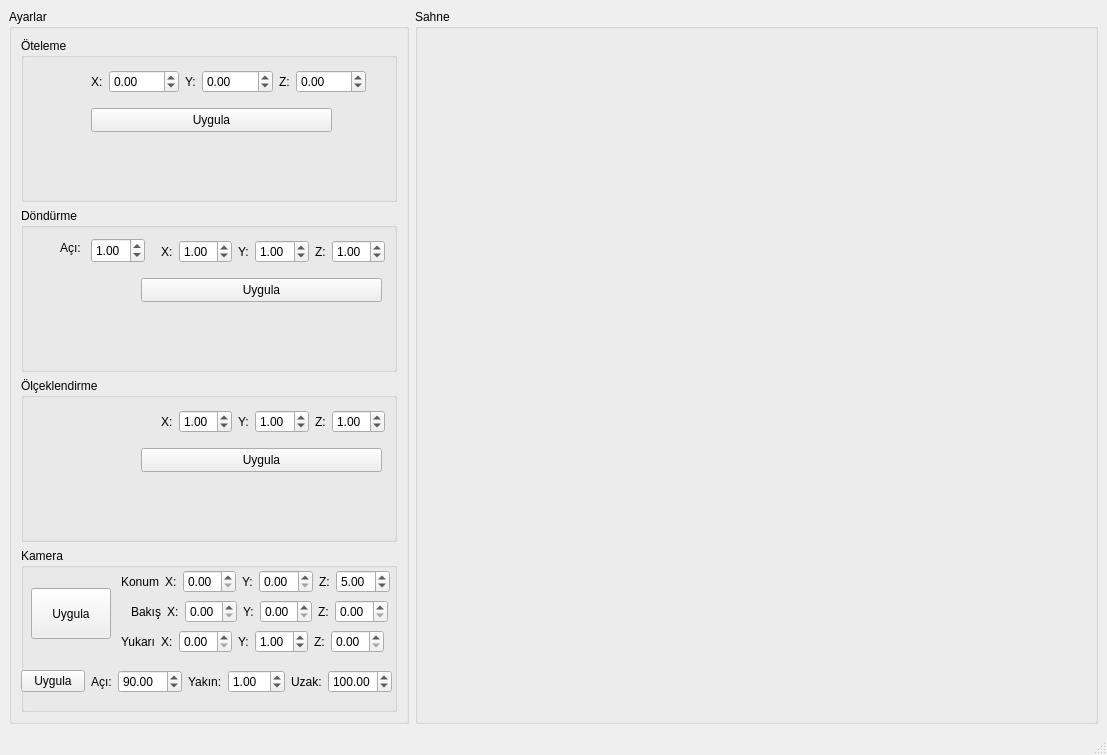
<?xml version="1.0" encoding="UTF-8"?>
<ui version="4.0">
 <class>MainWindow</class>
 <widget class="QMainWindow" name="MainWindow">
  <property name="geometry">
   <rect>
    <x>0</x>
    <y>0</y>
    <width>1107</width>
    <height>755</height>
   </rect>
  </property>
  <property name="windowTitle">
   <string>MainWindow</string>
  </property>
  <widget class="QWidget" name="centralwidget">
   <layout class="QHBoxLayout" name="horizontalLayout_2">
    <item>
     <layout class="QHBoxLayout" name="horizontal">
      <item>
       <widget class="QGroupBox" name="ayarlar">
        <property name="minimumSize">
         <size>
          <width>300</width>
          <height>300</height>
         </size>
        </property>
        <property name="maximumSize">
         <size>
          <width>400</width>
          <height>1000</height>
         </size>
        </property>
        <property name="title">
         <string>Ayarlar</string>
        </property>
        <layout class="QVBoxLayout" name="verticalLayout">
         <item>
          <layout class="QVBoxLayout" name="ayarlar_layout">
           <item>
            <widget class="QGroupBox" name="oteleme">
             <property name="title">
              <string>Öteleme</string>
             </property>
             <widget class="QPushButton" name="pushButton">
              <property name="geometry">
               <rect>
                <x>70</x>
                <y>70</y>
                <width>241</width>
                <height>24</height>
               </rect>
              </property>
              <property name="text">
               <string>Uygula</string>
              </property>
             </widget>
             <widget class="QWidget" name="">
              <property name="geometry">
               <rect>
                <x>70</x>
                <y>30</y>
                <width>275</width>
                <height>27</height>
               </rect>
              </property>
              <layout class="QHBoxLayout" name="horizontalLayout">
               <item>
                <widget class="QLabel" name="x">
                 <property name="text">
                  <string>X:</string>
                 </property>
                </widget>
               </item>
               <item>
                <widget class="QDoubleSpinBox" name="tx">
                 <property name="minimum">
                  <double>-1000.000000000000000</double>
                 </property>
                 <property name="maximum">
                  <double>999.990000000000009</double>
                 </property>
                </widget>
               </item>
               <item>
                <widget class="QLabel" name="y">
                 <property name="text">
                  <string>Y:</string>
                 </property>
                </widget>
               </item>
               <item>
                <widget class="QDoubleSpinBox" name="ty">
                 <property name="minimum">
                  <double>-1000.000000000000000</double>
                 </property>
                 <property name="maximum">
                  <double>999.990000000000009</double>
                 </property>
                </widget>
               </item>
               <item>
                <widget class="QLabel" name="z">
                 <property name="text">
                  <string>Z:</string>
                 </property>
                </widget>
               </item>
               <item>
                <widget class="QDoubleSpinBox" name="tz">
                 <property name="minimum">
                  <double>-1000.000000000000000</double>
                 </property>
                 <property name="maximum">
                  <double>999.990000000000009</double>
                 </property>
                </widget>
               </item>
              </layout>
             </widget>
            </widget>
           </item>
           <item>
            <widget class="QGroupBox" name="dondurme">
             <property name="title">
              <string>Döndürme</string>
             </property>
             <widget class="QWidget" name="layoutWidget">
              <property name="geometry">
               <rect>
                <x>140</x>
                <y>30</y>
                <width>224</width>
                <height>27</height>
               </rect>
              </property>
              <layout class="QHBoxLayout" name="horizontalLayout_3">
               <item>
                <widget class="QLabel" name="x_2">
                 <property name="text">
                  <string>X:</string>
                 </property>
                </widget>
               </item>
               <item>
                <widget class="QDoubleSpinBox" name="rx">
                 <property name="value">
                  <double>1.000000000000000</double>
                 </property>
                </widget>
               </item>
               <item>
                <widget class="QLabel" name="y_2">
                 <property name="text">
                  <string>Y:</string>
                 </property>
                </widget>
               </item>
               <item>
                <widget class="QDoubleSpinBox" name="ry">
                 <property name="value">
                  <double>1.000000000000000</double>
                 </property>
                </widget>
               </item>
               <item>
                <widget class="QLabel" name="z_2">
                 <property name="text">
                  <string>Z:</string>
                 </property>
                </widget>
               </item>
               <item>
                <widget class="QDoubleSpinBox" name="rz">
                 <property name="value">
                  <double>1.000000000000000</double>
                 </property>
                </widget>
               </item>
              </layout>
             </widget>
             <widget class="QPushButton" name="pushButton_2">
              <property name="geometry">
               <rect>
                <x>120</x>
                <y>70</y>
                <width>241</width>
                <height>24</height>
               </rect>
              </property>
              <property name="text">
               <string>Uygula</string>
              </property>
             </widget>
             <widget class="QDoubleSpinBox" name="rdegree">
              <property name="geometry">
               <rect>
                <x>70</x>
                <y>30</y>
                <width>54</width>
                <height>25</height>
               </rect>
              </property>
              <property name="maximum">
               <double>360.000000000000000</double>
              </property>
              <property name="value">
               <double>1.000000000000000</double>
              </property>
             </widget>
             <widget class="QLabel" name="x_8">
              <property name="geometry">
               <rect>
                <x>39</x>
                <y>30</y>
                <width>31</width>
                <height>20</height>
               </rect>
              </property>
              <property name="text">
               <string>Açı:</string>
              </property>
             </widget>
            </widget>
           </item>
           <item>
            <widget class="QGroupBox" name="olceklendirme">
             <property name="title">
              <string>Ölçeklendirme</string>
             </property>
             <widget class="QWidget" name="layoutWidget_2">
              <property name="geometry">
               <rect>
                <x>140</x>
                <y>30</y>
                <width>224</width>
                <height>27</height>
               </rect>
              </property>
              <layout class="QHBoxLayout" name="horizontalLayout_4">
               <item>
                <widget class="QLabel" name="x_3">
                 <property name="text">
                  <string>X:</string>
                 </property>
                </widget>
               </item>
               <item>
                <widget class="QDoubleSpinBox" name="sx">
                 <property name="singleStep">
                  <double>0.010000000000000</double>
                 </property>
                 <property name="value">
                  <double>1.000000000000000</double>
                 </property>
                </widget>
               </item>
               <item>
                <widget class="QLabel" name="y_3">
                 <property name="text">
                  <string>Y:</string>
                 </property>
                </widget>
               </item>
               <item>
                <widget class="QDoubleSpinBox" name="sy">
                 <property name="singleStep">
                  <double>0.010000000000000</double>
                 </property>
                 <property name="value">
                  <double>1.000000000000000</double>
                 </property>
                </widget>
               </item>
               <item>
                <widget class="QLabel" name="z_3">
                 <property name="text">
                  <string>Z:</string>
                 </property>
                </widget>
               </item>
               <item>
                <widget class="QDoubleSpinBox" name="sz">
                 <property name="singleStep">
                  <double>0.010000000000000</double>
                 </property>
                 <property name="value">
                  <double>1.000000000000000</double>
                 </property>
                </widget>
               </item>
              </layout>
             </widget>
             <widget class="QPushButton" name="pushButton_3">
              <property name="geometry">
               <rect>
                <x>120</x>
                <y>70</y>
                <width>241</width>
                <height>24</height>
               </rect>
              </property>
              <property name="text">
               <string>Uygula</string>
              </property>
             </widget>
            </widget>
           </item>
           <item>
            <widget class="QGroupBox" name="kamera">
             <property name="title">
              <string>Kamera</string>
             </property>
             <widget class="QPushButton" name="pushButton_4">
              <property name="geometry">
               <rect>
                <x>10</x>
                <y>40</y>
                <width>80</width>
                <height>51</height>
               </rect>
              </property>
              <property name="text">
               <string>Uygula</string>
              </property>
             </widget>
             <widget class="QWidget" name="">
              <property name="geometry">
               <rect>
                <x>100</x>
                <y>20</y>
                <width>269</width>
                <height>27</height>
               </rect>
              </property>
              <layout class="QHBoxLayout" name="horizontalLayout_5">
               <item>
                <widget class="QLabel" name="label">
                 <property name="text">
                  <string>Konum</string>
                 </property>
                </widget>
               </item>
               <item>
                <widget class="QLabel" name="x_4">
                 <property name="text">
                  <string>X:</string>
                 </property>
                </widget>
               </item>
               <item>
                <widget class="QDoubleSpinBox" name="ex"/>
               </item>
               <item>
                <widget class="QLabel" name="y_4">
                 <property name="text">
                  <string>Y:</string>
                 </property>
                </widget>
               </item>
               <item>
                <widget class="QDoubleSpinBox" name="ey"/>
               </item>
               <item>
                <widget class="QLabel" name="z_4">
                 <property name="text">
                  <string>Z:</string>
                 </property>
                </widget>
               </item>
               <item>
                <widget class="QDoubleSpinBox" name="ez">
                 <property name="value">
                  <double>5.000000000000000</double>
                 </property>
                </widget>
               </item>
              </layout>
             </widget>
             <widget class="QWidget" name="">
              <property name="geometry">
               <rect>
                <x>110</x>
                <y>50</y>
                <width>257</width>
                <height>27</height>
               </rect>
              </property>
              <layout class="QHBoxLayout" name="horizontalLayout_6">
               <item>
                <widget class="QLabel" name="label_2">
                 <property name="text">
                  <string>Bakış</string>
                 </property>
                </widget>
               </item>
               <item>
                <widget class="QLabel" name="x_5">
                 <property name="text">
                  <string>X:</string>
                 </property>
                </widget>
               </item>
               <item>
                <widget class="QDoubleSpinBox" name="cx"/>
               </item>
               <item>
                <widget class="QLabel" name="y_5">
                 <property name="text">
                  <string>Y:</string>
                 </property>
                </widget>
               </item>
               <item>
                <widget class="QDoubleSpinBox" name="cy"/>
               </item>
               <item>
                <widget class="QLabel" name="z_5">
                 <property name="text">
                  <string>Z:</string>
                 </property>
                </widget>
               </item>
               <item>
                <widget class="QDoubleSpinBox" name="cz"/>
               </item>
              </layout>
             </widget>
             <widget class="QWidget" name="">
              <property name="geometry">
               <rect>
                <x>100</x>
                <y>80</y>
                <width>263</width>
                <height>27</height>
               </rect>
              </property>
              <layout class="QHBoxLayout" name="horizontalLayout_7">
               <item>
                <widget class="QLabel" name="label_3">
                 <property name="text">
                  <string>Yukarı</string>
                 </property>
                </widget>
               </item>
               <item>
                <widget class="QLabel" name="x_6">
                 <property name="text">
                  <string>X:</string>
                 </property>
                </widget>
               </item>
               <item>
                <widget class="QDoubleSpinBox" name="ux"/>
               </item>
               <item>
                <widget class="QLabel" name="y_6">
                 <property name="text">
                  <string>Y:</string>
                 </property>
                </widget>
               </item>
               <item>
                <widget class="QDoubleSpinBox" name="uy">
                 <property name="value">
                  <double>1.000000000000000</double>
                 </property>
                </widget>
               </item>
               <item>
                <widget class="QLabel" name="z_6">
                 <property name="text">
                  <string>Z:</string>
                 </property>
                </widget>
               </item>
               <item>
                <widget class="QDoubleSpinBox" name="uz"/>
               </item>
              </layout>
             </widget>
             <widget class="QWidget" name="">
              <property name="geometry">
               <rect>
                <x>0</x>
                <y>120</y>
                <width>371</width>
                <height>27</height>
               </rect>
              </property>
              <layout class="QHBoxLayout" name="horizontalLayout_8">
               <item>
                <widget class="QPushButton" name="pushButton_5">
                 <property name="text">
                  <string>Uygula</string>
                 </property>
                </widget>
               </item>
               <item>
                <widget class="QLabel" name="x_7">
                 <property name="text">
                  <string>Açı:</string>
                 </property>
                </widget>
               </item>
               <item>
                <widget class="QDoubleSpinBox" name="verAngle">
                 <property name="minimum">
                  <double>1.000000000000000</double>
                 </property>
                 <property name="maximum">
                  <double>360.000000000000000</double>
                 </property>
                 <property name="singleStep">
                  <double>1.000000000000000</double>
                 </property>
                 <property name="value">
                  <double>90.000000000000000</double>
                 </property>
                </widget>
               </item>
               <item>
                <widget class="QLabel" name="y_7">
                 <property name="text">
                  <string>Yakın:</string>
                 </property>
                </widget>
               </item>
               <item>
                <widget class="QDoubleSpinBox" name="nearp">
                 <property name="singleStep">
                  <double>0.010000000000000</double>
                 </property>
                 <property name="value">
                  <double>1.000000000000000</double>
                 </property>
                </widget>
               </item>
               <item>
                <widget class="QLabel" name="z_7">
                 <property name="text">
                  <string>Uzak:</string>
                 </property>
                </widget>
               </item>
               <item>
                <widget class="QDoubleSpinBox" name="farp">
                 <property name="maximum">
                  <double>500.000000000000000</double>
                 </property>
                 <property name="value">
                  <double>100.000000000000000</double>
                 </property>
                </widget>
               </item>
              </layout>
             </widget>
            </widget>
           </item>
          </layout>
         </item>
        </layout>
       </widget>
      </item>
      <item>
       <widget class="QGroupBox" name="sahne">
        <property name="minimumSize">
         <size>
          <width>600</width>
          <height>400</height>
         </size>
        </property>
        <property name="title">
         <string>Sahne</string>
        </property>
        <layout class="QGridLayout" name="gridLayout_2">
         <item row="0" column="0">
          <layout class="QGridLayout" name="grid"/>
         </item>
        </layout>
       </widget>
      </item>
     </layout>
    </item>
   </layout>
  </widget>
  <widget class="QMenuBar" name="menubar">
   <property name="geometry">
    <rect>
     <x>0</x>
     <y>0</y>
     <width>1107</width>
     <height>21</height>
    </rect>
   </property>
  </widget>
  <widget class="QStatusBar" name="statusbar"/>
 </widget>
 <resources/>
 <connections/>
</ui>
